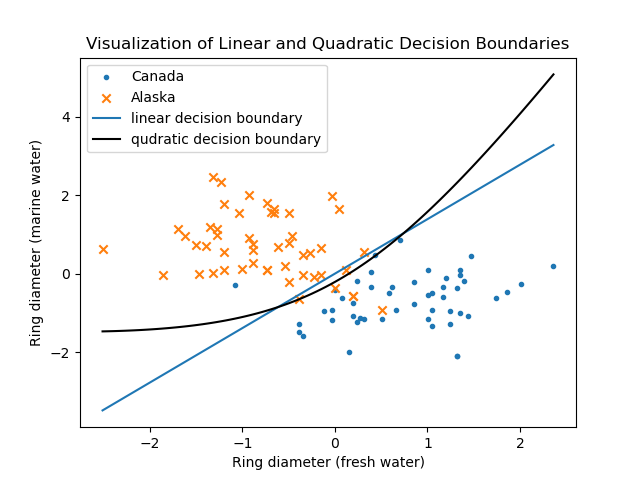

The script that drew this image:
import numpy as np
import pandas as pd
import matplotlib.pyplot as plt
from mpl_toolkits.mplot3d import Axes3D
import argparse
import seaborn as sns
from matplotlib.animation import FuncAnimation

df_type = type(pd.DataFrame())

class gda:
    def __init__(self):
        self.m, self.n = 0,0
        self.m0, self.m1 = 0, 0
        self.covar = 0
        self.covar_0 = 0
        self.covar_1 = 0
        self.mu_0 = 0
        self.mu_1 = 0
    def eval_normal(self, x, covar, mu):
        det = np.linalg.det(covar)
        p = 1/((2*np.pi)**(self.n/2)*np.sqrt(det))*np.exp(-0.5* (x-mu) @ np.linalg.solve(covar, (x-mu)))
        return p

    def pxgivy(self, x, y): # p(x|y = y)
        if y == 1:
            return self.eval_normal(x, self.covar_1, self.mu_1)
        else:
            return self.eval_normal(x, self.covar_0, self.mu_0)
        
    def fit(self, X, Y, same_covar = False):
        self.m = X.shape[0]
        self.n = X.shape[1]

        idx_0 = [i for i in range(self.m) if Y[i] == 0]
        idx_1 = [i for i in range(self.m) if Y[i] == 1]

        self.m0, self.m1 = len(idx_0), len(idx_1)

        self.mu_0 = np.mean(X[idx_0], axis = 0)
        self.mu_1 = np.mean(X[idx_1], axis = 0)
        
        if same_covar:
            covar = ((X[idx_0]-self.mu_0).T @ (X[idx_0]-self.mu_0) + \
                    (X[idx_1]-self.mu_1).T @ (X[idx_1]-self.mu_1))/self.m
            self.covar = self.covar_0 = self.covar_1 = covar
        else:
            self.covar_0 = ((X[idx_0]-self.mu_0).T @ (X[idx_0]-self.mu_0))/self.m0
            self.covar_1 = ((X[idx_1]-self.mu_1).T @ (X[idx_1]-self.mu_1))/self.m1

    def get_boundary(self, x0, linear = False):
        assert(self.n == 2)
        if linear:
            covar_inv = np.linalg.inv(self.covar)
            n = (self.mu_1-self.mu_0) @ covar_inv
            c = (self.mu_0 @ covar_inv @ self.mu_0 - self.mu_1 @ covar_inv @ self.mu_1)/2 + np.log(self.m1/self.m0)
            if n[1] == 0:
                return [c for i in x0]
            x1 = [(c - n[0]*x)/n[1] for x in x0]
            return x1
        else:
            covar_0_inv = np.linalg.inv(self.covar_0)
            covar_1_inv = np.linalg.inv(self.covar_1)
            A = (covar_0_inv-covar_1_inv)/2
            b = covar_1_inv @ self.mu_1 - covar_0_inv @ self.mu_0
            c = .5*(self.mu_0 @ covar_0_inv @ self.mu_0 - self.mu_1 @ covar_1_inv @ self.mu_1) +\
                 0.5*(np.log(np.linalg.det(self.covar_0)/np.linalg.det(self.covar_1))) + np.log(self.m1/self.m0)
            coeffs = lambda x: [A[1,1], b[1]+2*A[0,1]*x, A[0,0]*x**2+b[0]*x+c]
            x1r1 = []
            x1r2 = []
            for x in x0:
                roots = np.roots(coeffs(x))
                x1r1.append(min(roots))
                x1r2.append(max(roots))
            return [x1r1, x1r2]
            



X = pd.read_csv("Q4/q4x.dat", header=None, delim_whitespace=True)
Y = pd.read_csv("Q4/q4y.dat", header=None, delim_whitespace=True)

# normalise X
X = (X-np.mean(X, axis = 0))/np.std(X, axis = 0)

# make data in Y numerical, Alaska = 0, Canada = 1
names = {0:"Alaska", 1:"Canada"}
Y[1] = 0
Y.loc[Y.index[Y[0] == names[1]], 1] = 1
# drop the name columns
Y.drop(columns=[0], inplace=True)

X_train = np.array(X)
Y_train = np.array(Y).reshape((Y.shape[0],))

model = gda()
# same_covar=True for 1
model.fit(X_train, Y_train, same_covar=True)
mu_0, mu_1, covar = model.mu_0, model.mu_1, model.covar

print(f"1. mu_0 = {mu_0}, mu_1 = {mu_1}\n \033[4mvar-covar matrix\033[0m \n{covar}")

# plot the points for 2
plt.scatter(np.array(X[0].get(X.index[Y[1] == 1])), np.array(X[1].get(X.index[Y[1] == 1])),marker='.',label = names[1])
plt.scatter(np.array(X[0].get(X.index[Y[1] == 0])), np.array(X[1].get(X.index[Y[1] == 0])),marker='x',label = names[0])

# get the boundary for 3
x0 = [np.min(X_train[:,0]), np.max(X_train[:,0])]
x1 = model.get_boundary(x0, linear=True) # get x1 for the min and max of x0 to get the linear decision boundary
plt.plot(x0, x1, label = "linear decision boundary")

# new model. allowing different var-covar matrices
model1 = gda()
model1.fit(X_train, Y_train, same_covar=False)
mu_0, mu_1, covar_0, covar_1 = model1.mu_0, model1.mu_1, model1.covar_0, model1.covar_1
# print the parameters obtained
print(f"4. mu_0 = {mu_0}, mu_1 = {mu_1}\n \033[4mvar-covar matrix for label 0\033[0m \n{covar_0}\
      \n\033[4mvar-covar matrix for label 1\033[0m \n{covar_1}")

x0 = np.linspace(np.min(X_train[:,0]), np.max(X_train[:,0]),100)
x1r1, x1r2 = model1.get_boundary(x0, linear=False)
# plt.plot(x0, x1r1, label = "qudratic decision boundary branch 1", c='c') # branch 2 is the main branch
plt.plot(x0, x1r2, label = "qudratic decision boundary",c='k') 

plt.legend()
plt.xlabel("Ring diameter (fresh water)")
plt.ylabel("Ring diameter (marine water)")
plt.title("Visualization of Linear and Quadratic Decision Boundaries")

plt.show()
